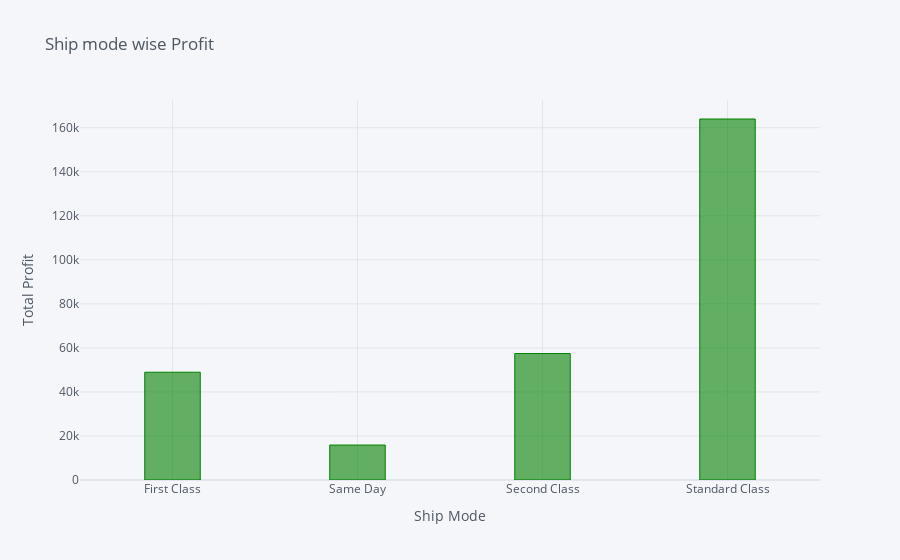

The notebook cell this image was saved under:
### Markdown cell above
### Visualize  Ship Mode  Profit

### Code cell
Gr1.iplot(kind = 'bar', x = 'Ship Mode', y = 'Profit', title = 'Ship mode wise Profit', xTitle='Ship Mode', yTitle='Total Profit',barmode='stack', bargap=0.7,color='green')

### Figure 1 — Plotly figure (JSON) as saved in the notebook; plotly's stock layout.template omitted (floating-point values rounded to 4 significant figures)
{"data": [{"marker": {"color": "rgba(0, 128, 0, 0.6)", "line": {"color": "rgba(0, 128, 0, 1.0)", "width": 1}}, "name": "Profit", "orientation": "v", "text": "", "type": "bar", "x": ["First Class", "Same Day", "Second Class", "Standard Class"], "y": [48950.0, 15870.0, 57450.0, 164000.0]}], "layout": {"bargap": 0.7, "barmode": "stack", "legend": {"bgcolor": "#F5F6F9", "font": {"color": "#4D5663"}, "traceorder": "normal"}, "paper_bgcolor": "#F5F6F9", "plot_bgcolor": "#F5F6F9", "title": {"font": {"color": "#4D5663"}, "text": "Ship mode wise Profit"}, "xaxis": {"gridcolor": "#E1E5ED", "showgrid": true, "tickfont": {"color": "#4D5663"}, "title": {"font": {"color": "#4D5663"}, "text": "Ship Mode"}, "zerolinecolor": "#E1E5ED"}, "yaxis": {"gridcolor": "#E1E5ED", "showgrid": true, "tickfont": {"color": "#4D5663"}, "title": {"font": {"color": "#4D5663"}, "text": "Total Profit"}, "zerolinecolor": "#E1E5ED"}}}
